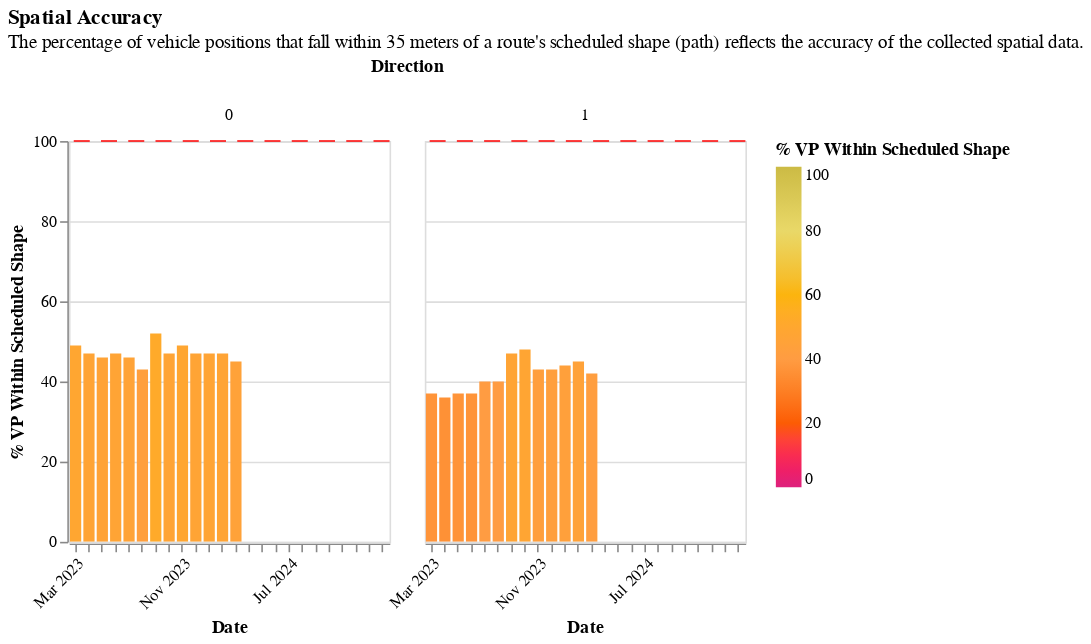

Write notebook code for a chart like this one.
### Code cell
(
    section2.base_facet_with_ruler_chart(
        all_day,
        "% VP within Scheduled Shape",
        "ruler_100_pct",
        readable_dict["spatial_accuracy_graph"]["title"],
        readable_dict["spatial_accuracy_graph"]["subtitle"],
        color_dict["spatial_accuracy_domain"],
        color_dict["spatial_accuracy_range"],
    )
    .add_params(xcol_param)
    .transform_filter(xcol_param)
)

### Figure 1 — Vega-Lite specification as saved in the notebook (floating-point values rounded to 4 significant figures; data arrays with more than 128 entries replaced by an {"elided": "..."} marker saying what was removed)
{"config": {"view": {"continuousWidth": 300, "continuousHeight": 300}}, "data": {"name": "data-4d5ee51dd36ff80c370cef234ca78a32"}, "facet": {"column": {"field": "Direction", "type": "nominal"}}, "spec": {"layer": [{"mark": {"type": "bar", "clip": true, "size": 7}, "encoding": {"color": {"field": "% VP within Scheduled Shape", "scale": {"domain": [0, 20, 40, 60, 80, 100], "range": ["#dd217d", "#fc5c04", "#ff9c42", "#fcb40e", "#e9d868", "#ccbb44"]}, "title": "% VP Within Scheduled Shape", "type": "quantitative"}, "tooltip": [{"field": "Period", "type": "nominal"}, {"field": "Route", "type": "nominal"}, {"field": "Date", "type": "temporal"}, {"field": "Direction", "type": "quantitative"}, {"field": "% VP within Scheduled Shape", "type": "quantitative"}], "x": {"axis": {"format": "%b %Y", "labelAngle": -45}, "field": "Date", "timeUnit": "yearmonthdate", "title": ["Date"], "type": "ordinal"}, "y": {"field": "% VP within Scheduled Shape", "scale": {"domain": [0, 100]}, "title": "% VP Within Scheduled Shape", "type": "quantitative"}}, "name": "view_8"}, {"mark": {"type": "rule", "color": "red", "strokeDash": [10, 7]}, "encoding": {"y": {"aggregate": "mean", "field": "ruler_100_pct", "type": "quantitative"}}}], "height": 250, "width": 200}, "params": [{"name": "param_1", "select": {"type": "point", "fields": ["Route"]}, "bind": {"input": "select", "options": ["HB Harbor Bay", "OA Oakland & Alameda", "OAS Oakland Alameda Water Shuttle", "RCH Richmond", "SEA Alameda Seaplane", "SSF South San Francisco", "VJO Vallejo", "OPL Oyster Point Limited"], "name": "Routes: "}, "value": "HB Harbor Bay", "views": ["view_8"]}], "title": {"text": "Spatial Accuracy", "subtitle": ["The percentage of vehicle positions that fall within 35 meters of a route's scheduled shape (path) reflects the accuracy of the collected spatial data."]}, "transform": [{"filter": {"param": "param_1"}}], "$schema": "https://vega.github.io/schema/vega-lite/v5.20.1.json", "datasets": {"data-4d5ee51dd36ff80c370cef234ca78a32": {"elided": "308 records"}}}
